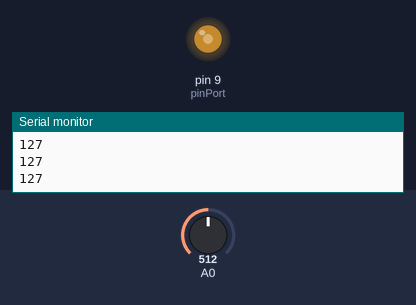
Recording of a sketch running on a simulated Arduino Uno, built with avr-gcc and run on an emulated ATmega328P. On the bench: output pins drawn as LEDs (lit = HIGH), the last lines printed to the serial monitor. Inputs (shaded band) come from the test bench; at power-on: A0 = 512.

Above: at 1.2 s.
1.3 s: A0 set to 716
At 2.5 s:
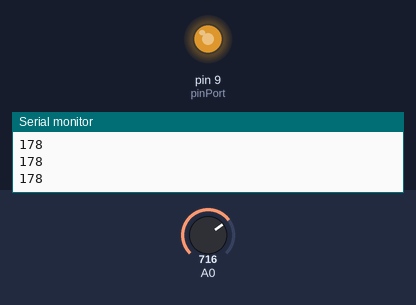
2.8 s: A0 set to 900
At 3.8 s:
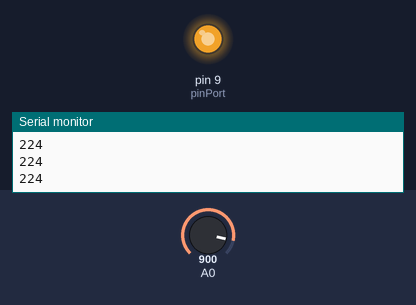
4.3 s: A0 set to 122
At 4.8 s:
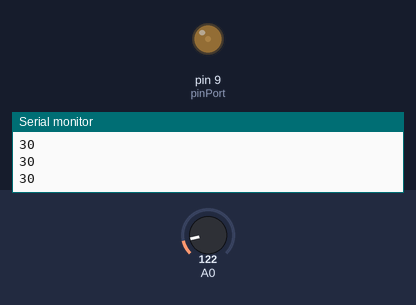
5.8 s: A0 set to 0
At 7.0 s:
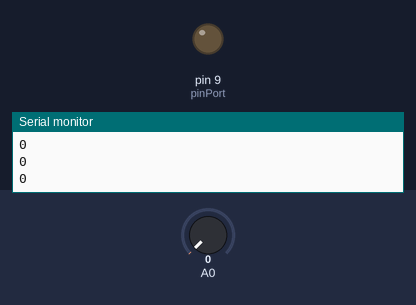
7.3 s: A0 set to 511
At 8.3 s:
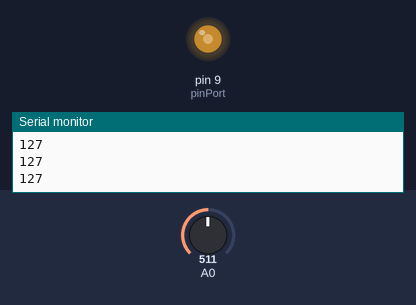
Timing chart, 0 to 9.8 s (numbered marks = the images above; inputs shaded):
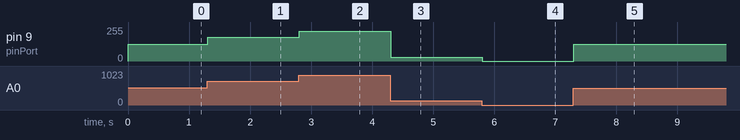

The sketch:

PMWReal.ino
```cpp
void setup() {
  Serial.begin(9000);

}
int pinPort = 9, t = 0;
void loop() {
  int val = analogRead(0);
  int t = map(val, 0, 1024, 0, 255);
  Serial.println(int(t));
  // int t = map();
  //if (t > 500) {
  analogWrite(pinPort, int(t));
  //  } else {
  //    t++;
  //    Serial.println(t);
  //  }
}
```

Measured:
- after the input at 1.3 s, pin 9 (pinPort): 127/255 → 178/255 at once
- after the input at 2.8 s, pin 9 (pinPort): 178/255 → 224/255 at once
- after the input at 4.3 s, pin 9 (pinPort): 224/255 → 30/255 at once
- after the input at 5.8 s, pin 9 (pinPort): 30/255 → 0/255 at once
- after the input at 7.3 s, pin 9 (pinPort): 0/255 → 127/255 at once
